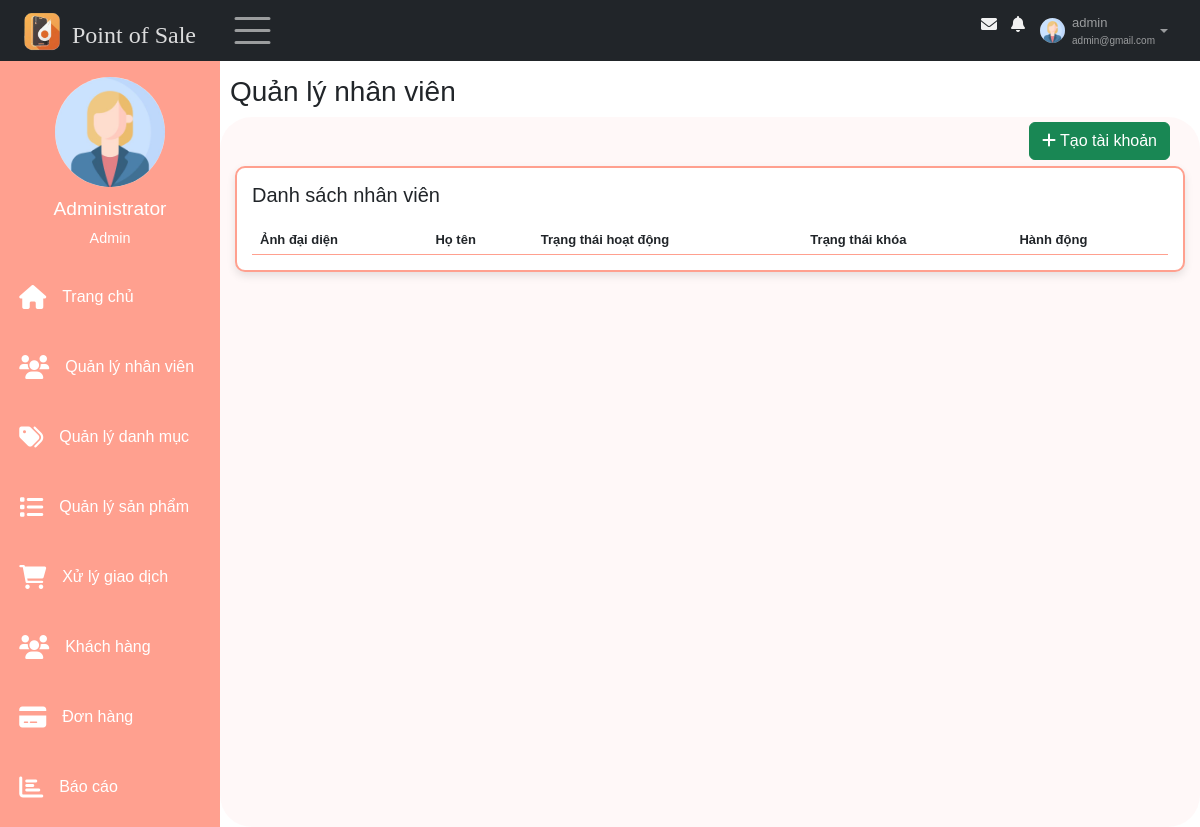
/views/index.php?sidebar=quanlynhanvien (signed in), run on an earlier commit of the app's database.
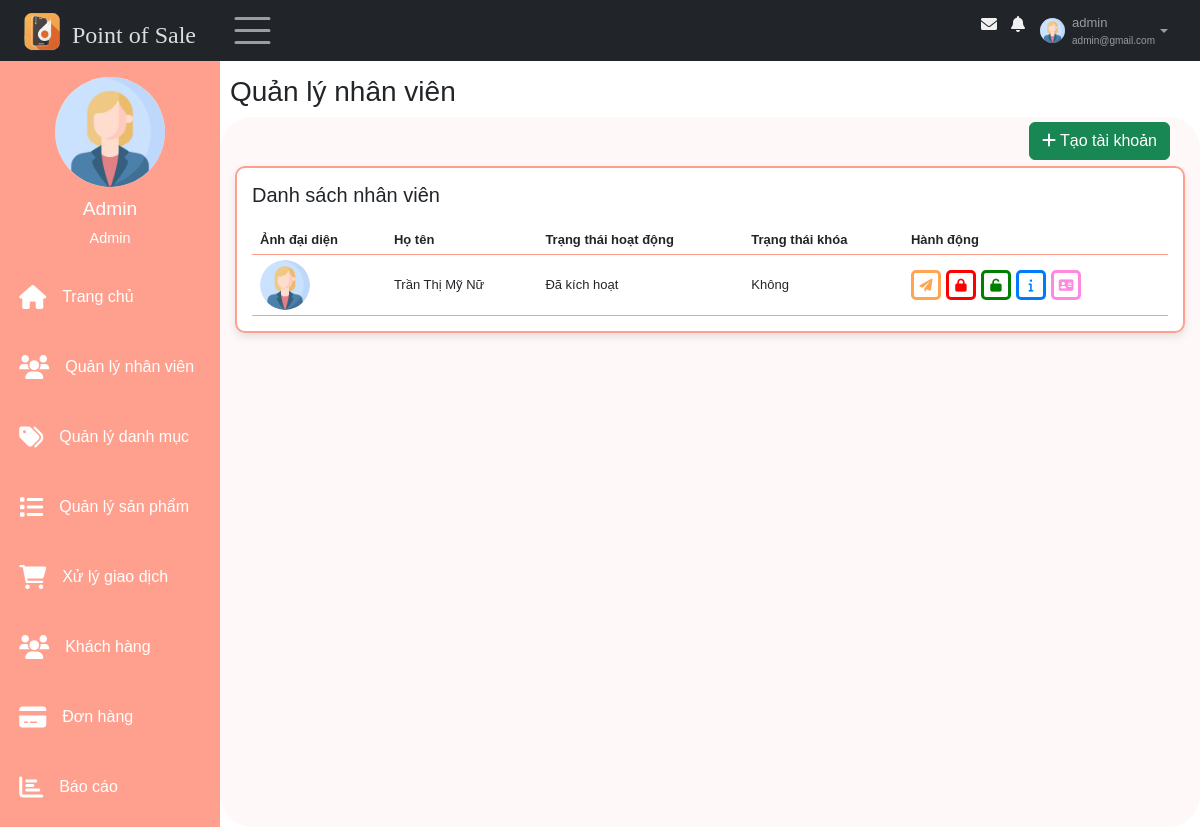
And on a later commit of the database.
### tables this page shows
CREATE TABLE `taikhoan` (
  `id` int(11) NOT NULL,
  `id_nhanvien` int(11) NOT NULL,
  `username` varchar(30) NOT NULL,
  `password` varchar(30) NOT NULL,
  `role` enum('Admin','Nhân viên') NOT NULL,
  `trangthai_hd` tinyint(1) NOT NULL,
  `activate_token` varchar(10) DEFAULT NULL,
  `expire_time` int(11) DEFAULT NULL,
  `pass_changed` tinyint(1) DEFAULT NULL,
  `trangthai_khoa` tinyint(1) NOT NULL DEFAULT 0
);

CREATE TABLE `nhanvien` (
  `id` int(11) NOT NULL,
  `hoten` varchar(50) NOT NULL,
  `email` varchar(100) NOT NULL,
  `gioitinh` enum('Nữ','Nam') DEFAULT NULL,
  `sdt` varchar(11) DEFAULT NULL,
  `ngaysinh` date DEFAULT NULL,
  `diachi` varchar(100) DEFAULT NULL,
  `img` varchar(50) DEFAULT NULL
);

### models/quanlyhoso/getProfileNV.php (called while the page is built, shortened)
<?php
    $conn = connectDB();
    if (isset($_GET["id_detail"])) {
        $id = $_GET["id_detail"];
    } else {
        $id = $_SESSION["id"];
    }
    if(empty($_SESSION["id"])) {
        header("Location: ../index.php");
        exit();
    }else{
        $sql = "SELECT nhanvien.*, taikhoan.trangthai_khoa, taikhoan.role FROM nhanvien, taikhoan WHERE nhanvien.id = taikhoan.id_nhanvien AND nhanvien.id =" . $id;
    }
    $result = $conn->query($sql);
    if ($result->num_rows > 0) {
        $row = $result->fetch_assoc();
        $profile_name =  $row["hoten"]??"";
        $profile_img = $row["img"]??"";
    }
?>

### models/nhanvien/DsNV.php (the view, shortened to what the changed rows need)
<?php
    $conn = connectDB();
    $sql = "SELECT * FROM taikhoan, nhanvien WHERE taikhoan.id_nhanvien=nhanvien.id AND taikhoan.role = 'Nhân viên'";
    $result = $conn->query($sql);
    if ($result->num_rows > 0) {
        while($row = $result->fetch_assoc()) {
            $img = $row["img"];
            $name = $row["hoten"];
            $activated = $row["trangthai_hd"];
            $status_lock = $row["trangthai_khoa"];
            if ($activated == 1) {
                $activated = "Đã kích hoạt";
            } else if ($activated == 0) {
                $activated = "Chưa kích hoạt";
            }
            if ($status_lock == 0) {
                $status_lock = "Không";
            } else if ($status_lock == 1) {
                $status_lock = "Đã khóa";
            }
            echo "<tr>";
            echo "<td><img src='../models/quanlyhoso/imagesNV/" .$img. "' alt='Avatar' id='avatar'></td>";
            echo "<td>" .$name. "</td>";
            echo "<td>" .$activated. "</td>";
            echo "<td>" .$status_lock. "</td>";
            echo "<td>
                <div class='action'>
                <a class='bt btn-sendEmail' href='index.php?sidebar=quanlynhanvien&token_send=" .$row['activate_token']. "'><i class='fa fa-paper-plane-o'></i></a>
                <a class='bt btn-lock' href='index.php?sidebar=quanlynhanvien&token_lock=" .$row['activate_token']. "'><i class='fa fa-lock'></i></a>
                <a class='bt btn-unlock' href='index.php?sidebar=quanlynhanvien&token_unlock=" .$row['activate_token']. "'><i class='fa fa-unlock'></i></a>
                <a class='bt btn-detail' href='index.php?nav=hoso&id_detail=" .$row['id_nhanvien']. "'><i class='fa fa-info'></i></a>
                <a class='bt btn-viewSale' href='index.php?sidebar=quanlynhanvien&id_view=" .$row['id_nhanvien']. "'><i class='fa fa-vcard-o'></i></a>
                </div>
            </td>
            </tr>";
        }
    }
?>

### views/pages/nav.php (shortened to what the changed rows need)
<nav class="navbar navbar-expand-sm bg-dark navbar-dark fixed-top" id="nav">
    <div class="container-fluid">
        <div class="leftnav justify-content-start">
            <a class="logo navbar-brand" href="index.php" data-bs-toggle="tooltip"  title="Về trang chủ">
                <img src="../images/logo.ico" alt="Logo" style="width:40px;" >
                <h4>Point of Sale</h4>
            </a>
            <div class="openclose"><span class="navbar-toggler-icon" style="font-size:30px;cursor:pointer" onclick="open_closeNav() " class = "las la-bars"></span>  </div>
        </div>
        <div class="rightnav justify-content-end">
            <ul  class=" navbar-nav" >
                <li class="nav-item">
                    <a  href="#">
                    <span class = "fa fa-fw fa-envelope"></span>
                    </a></li>
                <li class="nav-item">
                    <a  href="#">
                    <span class = "fa fa-bell"></span>
                    </a></li>
                <li class="nav-item dropdown">
                        <a id="nav-user" class="nav-link dropdown-toggle" href="#" role="button" data-bs-toggle="dropdown">
                            <img id="nav-avatar" src = "../models/quanlyhoso/imagesNV/<?=$profile_img?>" height = "30px"  width = "30px" alt = "Avatar">
                            <div class="infor">
                                <p id ="user"><?= $_SESSION["username"]?></p>
                                <p id="email"><?= $_SESSION["email"]?></p>
                            </div>
                        </a>
                </li>
            </ul>
        </div>
    </div>
</nav>

### views/pages/main/sidebar.php (shortened to what the changed rows need)
<div class="sidebar"  id="mySidebar" >
    <div class="sidebar-user">
        <img src="../models/quanlyhoso/imagesNV/<?=$profile_img?>" height = "70px"  width = "70px" alt = "">
            <div>
                <h3><?=$profile_name?></h3>
                <span><?=$_SESSION['role']?></span>
        </div>
    </div>
    <div class="sidebar-menu">
        <ul >
            <li class="item">
                <a class="link" href="index.php">
                    <span class = "fa fa-home"></span>
                    <p class="item-sidebar">Trang chủ</p>
                </a>
            </li>
            <?php
                if ($_SESSION['role'] == 'Admin') {
                    ?>
                    <li class="item">
                        <a class="link" href="index.php?sidebar=quanlynhanvien">
                            <span class = "fa fa-users"></span>
                            <p class="item-sidebar">Quản lý nhân viên</p>
                        </a>
                    </li>
                <?php
            }?>
            <li class="item">
                <a class="link" href="index.php?sidebar=quanlydanhmuc">
                    <span class = "fa fa-tags"></span>
                    <p class="item-sidebar">Quản lý danh mục</p>
                </a>
            </li>
            <li class="item">
                <a class="link" href="index.php?sidebar=quanlysanpham">
                    <span class = "fa fa-list"></span>
                    <p class="item-sidebar">Quản lý sản phẩm</p>
                </a>
            </li>
            <li class="item">
                <a class="link" href="index.php?sidebar=giaodich">
                    <span class = "fa fa-shopping-cart"></span>
                    <p class="item-sidebar">Xử lý giao dịch</p>
                </a>
            </li>
            <li class="item">
                <a class="link" href="index.php?sidebar=khachhang">
                    <span class = "fa fa-users"></span>
                    <p class="item-sidebar">Khách hàng</p>
                </a>
            </li>
            <li class="item">
                <a class="link" href="index.php?sidebar=donhang">
                    <span class = "fa fa-credit-card"></span>
                    <p class="item-sidebar">Đơn hàng</p>
                </a>
            </li>
            <li class="item">
                <a class="link" href="index.php?sidebar=baocao">
                    <span class = "fa fa-bar-chart"></span>
                    <p class="item-sidebar">Báo cáo</p>
                </a>
            </li>
            <br>
        </ul>
    </div>
</div>

What changed in the data, as far as the page shows it:
changed through a linked row, taikhoan: id_nhanvien.hoten "Administrator" → "Admin"
added taikhoan: id_nhanvien.img (placeholder picture), id_nhanvien.hoten "Trần Thị Mỹ Nữ", trangthai_hd "Đã kích hoạt", trangthai_khoa "Không"
